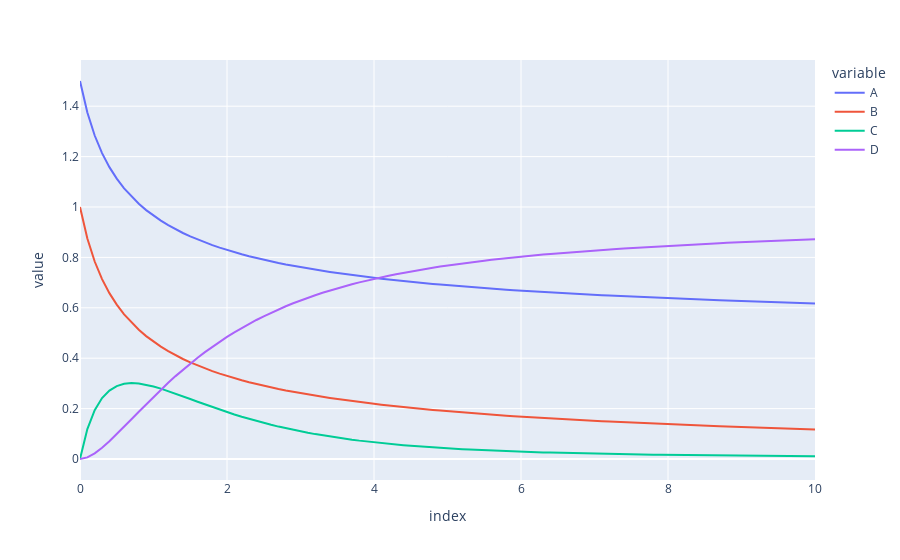

Notebook cell for this chart:
### Code cell
df = pd.DataFrame(sol, columns=list('ABCD'), index=t)

px.line(df)
